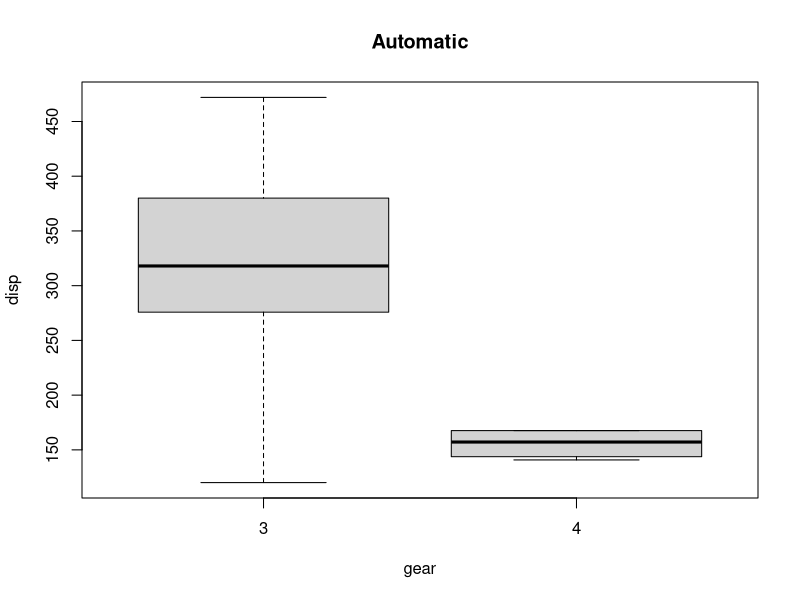
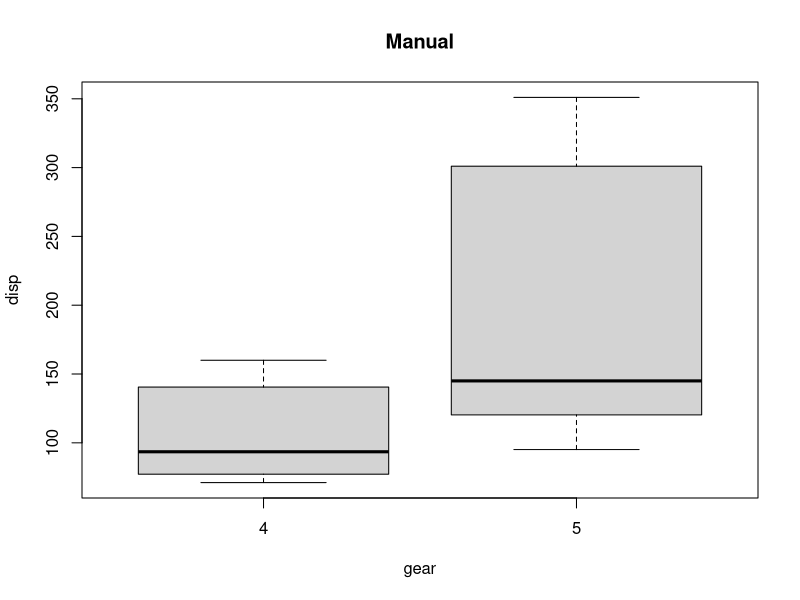

Source code (R) for these figures, in order:

# Defining sample vector
x <-mtcars$disp
x
y <-mtcars$gear
y

# One Sample T-Test
t.test(mtcars$disp, mu=50)

# Two Sample T-Test
t.test(mtcars$disp,mtcars$gear,paired=FALSE)

#Paired Sample T-Test
t.test(mtcars$disp,mtcars$gear,paired=TRUE)

# Step 2: Calculate test statistics using aov function
mtcars_aov2 <- aov(mtcars$disp~factor(mtcars$gear)*factor(mtcars$am))
mtcars_aov2

summary(mtcars_aov2)

# Variance in mean within group and between group
boxplot(mtcars$disp~mtcars$gear, subset = (mtcars$am == 0),
        xlab = "gear", ylab = "disp", main = "Automatic")
boxplot(mtcars$disp~mtcars$gear, subset = (mtcars$am == 1),
        xlab = "gear", ylab = "disp", main = "Manual")